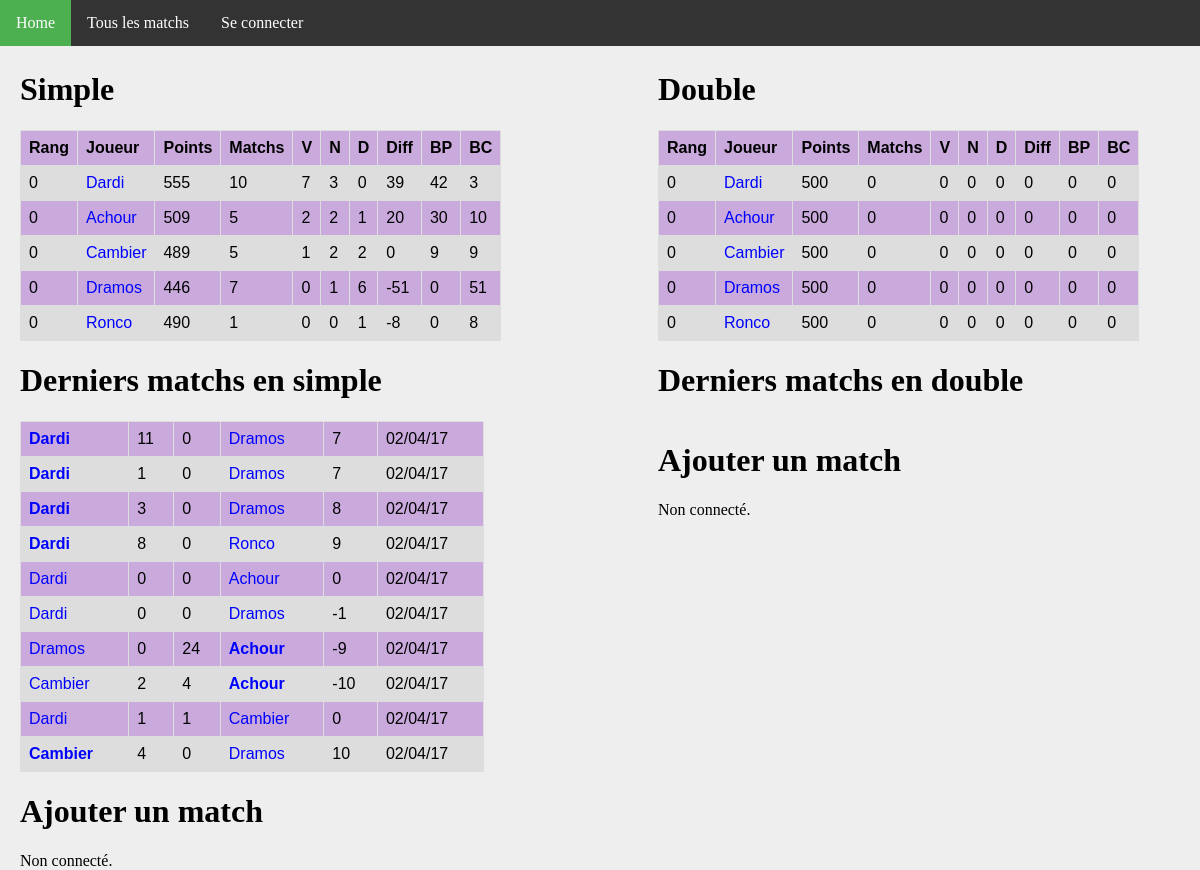
The app's page /, older data.
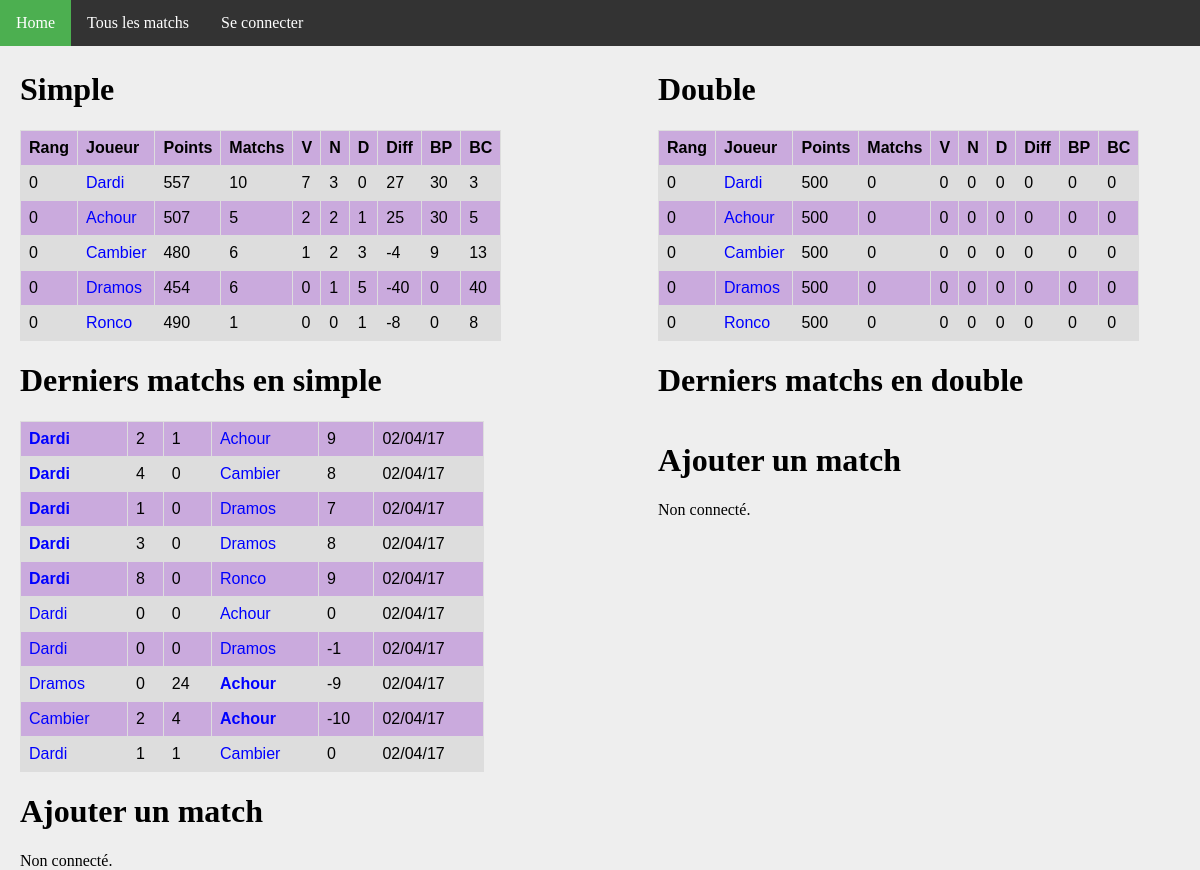
The same page, newer data.
### ranking/models.py (models this page shows, shortened)
class Joueur(models.Model):
    user = models.OneToOneField(User, on_delete=models.CASCADE)
    pseudo = models.CharField(max_length = 50, default="Pax lambda")
    simple_score = models.IntegerField(default=500)
    simple_rang = models.IntegerField(default=0)
    simple_victoires = models.IntegerField(default=0)
    simple_nuls = models.IntegerField(default=0)
    simple_defaites = models.IntegerField(default=0)
    simple_buts_pour = models.IntegerField(default=0)
    simple_buts_contre = models.IntegerField(default=0)
    double_score = models.IntegerField(default=500)
    double_rang = models.IntegerField(default=0)
    double_victoires = models.IntegerField(default=0)
    double_nuls = models.IntegerField(default=0)
    double_defaites = models.IntegerField(default=0)
    double_buts_pour = models.IntegerField(default=0)
    double_buts_contre = models.IntegerField(default=0)
    @property
    def simple_matchs(self):
        return self.simple_nuls + self.simple_victoires + self.simple_defaites
    @property
    def double_matchs(self):
        return self.double_nuls + self.double_victoires + self.double_defaites
    @property
    def simple_diff(self):
        return self.simple_buts_pour - self.simple_buts_contre
    @property
    def double_diff(self):
        return self.double_buts_pour - self.double_buts_contre

class MatchSimple(models.Model):
    domicile = models.ForeignKey('Joueur', related_name = 'dom')
    exterieur = models.ForeignKey('Joueur', related_name = 'exte')
    date = models.DateTimeField(auto_now=True)
    buts_domicile = models.IntegerField(default=0)
    buts_exterieur = models.IntegerField(default=0)
    points = models.IntegerField(default=0)
    @property
    def winner(self):
        if self.buts_domicile > self.buts_exterieur:
            return 1.
        elif self.buts_domicile < self.buts_exterieur:
            return 0.
        else:
            return 0.5

### ranking/views.py (the view)
# urls.py: url(r'^$', views.index, name='index'),
def index(request):
    n_matchs = 10
    context = {
        'simple_ranking': Joueur.objects.order_by('simple_rang').all(),
        'double_ranking': Joueur.objects.order_by('double_rang').all(),
        'simple_matchs': MatchSimple.objects.order_by('-date').all()[:n_matchs],
        'double_matchs': MatchDouble.objects.order_by('-date').all()[:n_matchs],
    }
    return render(request, 'index.html', context)

### ranking/templates/index.html (shortened to what the changed rows need)
{% extends 'base.html' %}
{% block body %}
<div id="column1" style="float:left; margin:0; width:40%;">
    <h1>Simple</h1>
    <table>
        <tr>
            <th>Rang</th>
            <th>Joueur</th>
            <th>Points</th>
            <th>Matchs</th>
            <th>V</th>
            <th>N</th>
            <th>D</th>
            <th>Diff</th>
            <th>BP</th>
            <th>BC</th>
        </tr>
        {% for j in simple_ranking %}
        <tr>
            <td>{{ j.simple_rang }}</td>
            <td><a class='joueur' href="{% url 'joueur' j.id %}">{{j.pseudo}}</a></td>
            <td>{{j.simple_score}}</td>
            <td>{{j.simple_matchs}}</td>
            <td>{{j.simple_victoires}}</td>
            <td>{{j.simple_nuls}}</td>
            <td>{{j.simple_defaites}}</td>
            <td>{{j.simple_diff}}</td>
            <td>{{j.simple_buts_pour}}</td>
            <td>{{j.simple_buts_contre}}</td>
        </tr>
        {% endfor %}
    </table>
    <h1>Derniers matchs en simple</h1>
    <table>
        {% for m in simple_matchs %}
        <tr>
            <td {% if m.winner == 1 %} style='font-weight:bold'{% endif %} >
                <a class="joueur" href="{% url 'joueur' m.domicile.id %}">{{m.domicile.pseudo}}</a>
            </td>
            <td>{{m.buts_domicile}}</td>
            <td>{{m.buts_exterieur}}</td>
            <td {% if m.winner == 0 %} style='font-weight:bold'{% endif %} >
                <a class='joueur' href="{% url 'joueur' m.exterieur.id %}">{{m.exterieur.pseudo}}</a>
            </td>
            <td>{{m.points}}</td>
            <td>{{m.date | date:'d/m/y'}}</td>
        </tr>
        {% endfor %}
    </table>
    <h1>Ajouter un match</h1>
</div>
<div id="column2" style="float:left; margin-left:15%;width:40%;">
<h1>Double</h1>
<table>
    <tr>
        <th>Rang</th>
        <th>Joueur</th>
        <th>Points</th>
        <th>Matchs</th>
        <th>V</th>
        <th>N</th>
        <th>D</th>
        <th>Diff</th>
        <th>BP</th>
        <th>BC</th>
    </tr>
    {% for j in double_ranking %}
    <tr>
        <td>{{ j.double_rang }}</td>
        <td><a class='joueur' href="{% url 'joueur' j.id %}">{{j.pseudo}}</a></td>
        <td>{{j.double_score}}</td>
        <td>{{j.double_matchs}}</td>
        <td>{{j.double_victoires}}</td>
        <td>{{j.double_nuls}}</td>
        <td>{{j.double_defaites}}</td>
        <td>{{j.double_diff}}</td>
        <td>{{j.double_buts_pour}}</td>
        <td>{{j.double_buts_contre}}</td>
    </tr>
    {% endfor %}
    </table>
    <h1>Derniers matchs en double</h1>
    <h1>Ajouter un match</h1>
</div>
{% endblock %}

Row changes from the older to the newer data that the page shows:
removed MatchSimple: domicile.pseudo "Dardi", buts_domicile "11", buts_exterieur "0", exterieur.pseudo "Dramos", points "7", date "02/04/17"
no longer on this page (row edited): MatchSimple: domicile.pseudo "Cambier", buts_domicile "4", buts_exterieur "0", exterieur.pseudo "Dramos", points "10", date "02/04/17"
changed Joueur "Dardi": simple_score "555" → "557"; simple_diff "39" → "27"; simple_buts_pour "42" → "30"
changed Joueur "Achour": simple_score "509" → "507"; simple_diff "20" → "25"; simple_buts_contre "10" → "5"
changed Joueur "Cambier": simple_score "489" → "480"; simple_matchs "5" → "6"; simple_defaites "2" → "3"; simple_diff "0" → "-4"; simple_buts_contre "9" → "13"
changed Joueur "Dramos": simple_score "446" → "454"; simple_matchs "7" → "6"; simple_defaites "6" → "5"; simple_diff "-51" → "-40"; simple_buts_contre "51" → "40"
added MatchSimple: domicile.pseudo "Dardi", buts_domicile "2", buts_exterieur "1", exterieur.pseudo "Achour", points "9", date "02/04/17"
added MatchSimple: domicile.pseudo "Dardi", buts_domicile "4", buts_exterieur "0", exterieur.pseudo "Cambier", points "8", date "02/04/17"
